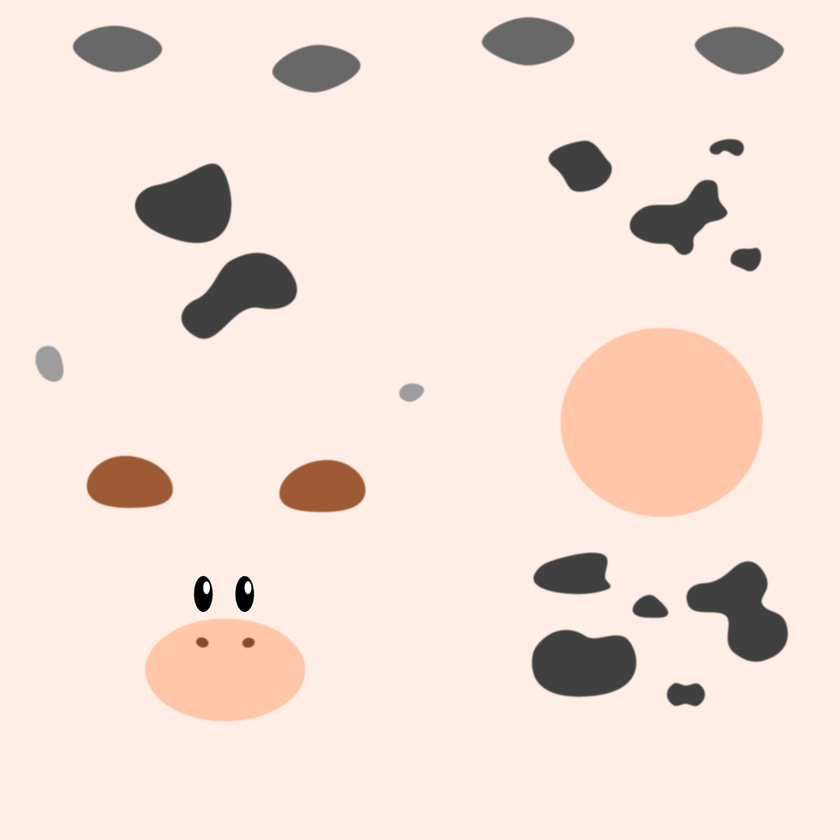
#> input picture obj_render_blender/spot/spot_texture.png, 840 x 840 px, shrunk from 1024 x 1024 before the run; its folder holds only this picture in this run
$ python -i png2jpg.py   (imports and definitions only)
#> lines starting #> are read from the running program, lines starting #| are printed output that depends on the picture
# encoding:utf-8
import os
import numpy as np
import glob2
import os
from PIL import Image
import matplotlib.pyplot as plt

def png2jpg(path):
#> called with path = 'obj_render_blender/spot/spot_texture.png'
    img_png = Image.open(path)
#> img_png is the input picture: PIL image 840x840 RGB; mean R, G, B 242, 223.2, 214.1
    print(img_png.mode, img_png.size)
#| RGB (840, 840)
    plt.imshow(img_png)
    img_pil = img_png.convert('RGBA')
    x, y = img_pil.size
#> x = 840; y = 840
    img_jpg = Image.new('RGBA', img_pil.size, (0, 255, 0))
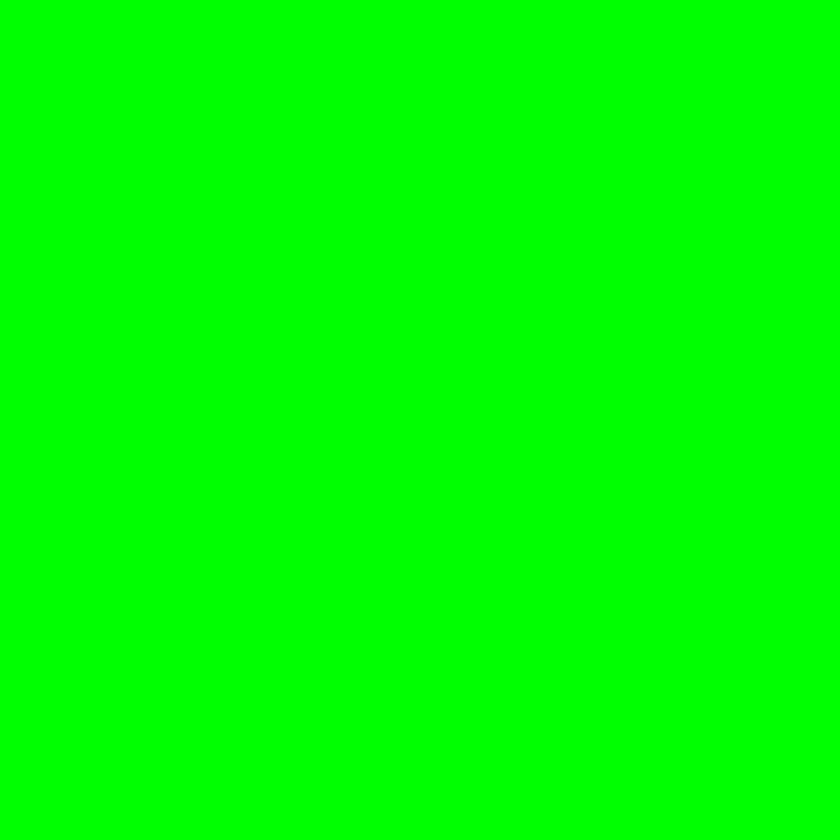
#> img_jpg: PIL image 840x840 RGBA; mean R, G, B, A 0, 255, 0, 255
    img_jpg.paste(img_pil, (0, 0, x, y), img_pil)
    img_jpg = img_jpg.convert("RGB")
    print(img_jpg.mode, img_jpg.size)
#| RGB (840, 840)
    plt.imshow(img_jpg)
    img_jpg.save(path.split('.')[0]+'.jpg')

# [10 lines not run here, left out]

>>> result = png2jpg('obj_render_blender/spot/spot_texture.png')
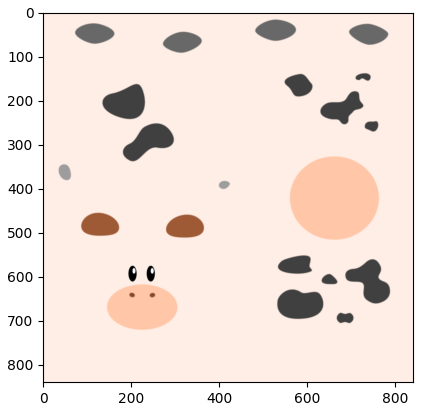
#> figure drawn by matplotlib, 1 panel
